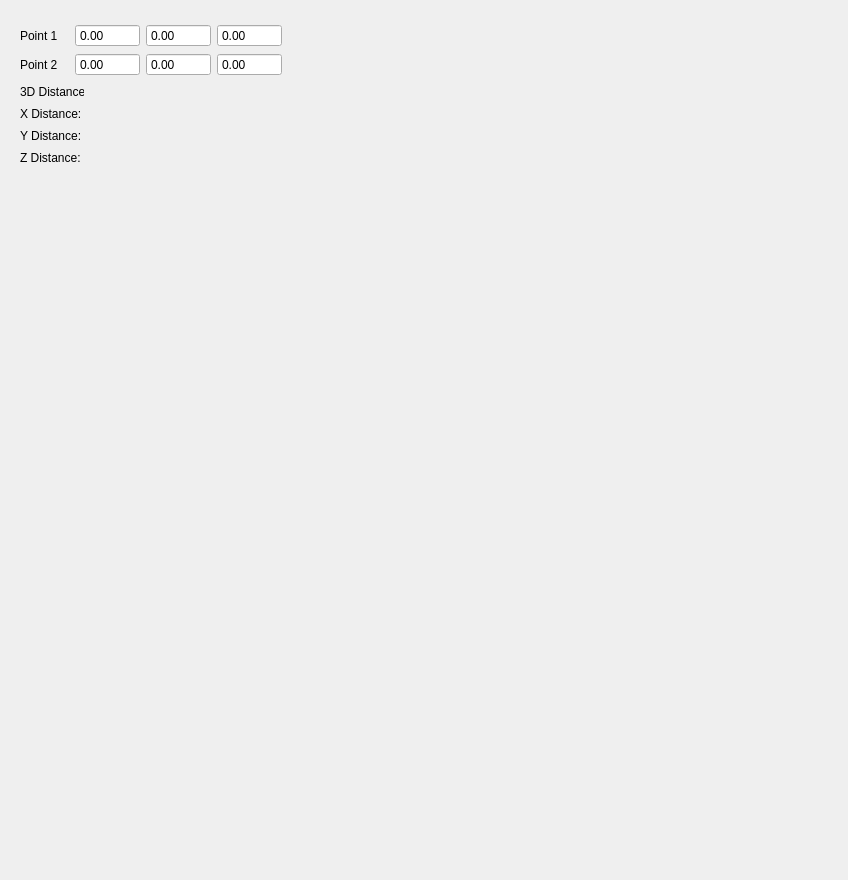
<ui version="4.0" >
 <class>Form</class>
 <widget class="QWidget" name="Form" >
  <property name="windowModality" >
   <enum>Qt::NonModal</enum>
  </property>
  <property name="geometry" >
   <rect>
    <x>0</x>
    <y>0</y>
    <width>848</width>
    <height>880</height>
   </rect>
  </property>
  <property name="windowTitle" >
   <string>Form</string>
  </property>
  <widget class="QWidget" name="" >
   <property name="geometry" >
    <rect>
     <x>20</x>
     <y>22</y>
     <width>262</width>
     <height>148</height>
    </rect>
   </property>
   <layout class="QGridLayout" >
    <item row="0" column="0" colspan="2" >
     <layout class="QGridLayout" >
      <item row="0" column="0" >
       <widget class="QLabel" name="label" >
        <property name="text" >
         <string>Point 1</string>
        </property>
       </widget>
      </item>
      <item row="0" column="1" >
       <widget class="QDoubleSpinBox" name="point1X" >
        <property name="wrapping" >
         <bool>false</bool>
        </property>
        <property name="frame" >
         <bool>true</bool>
        </property>
        <property name="buttonSymbols" >
         <enum>QAbstractSpinBox::NoButtons</enum>
        </property>
        <property name="minimum" >
         <double>-10000.000000000000000</double>
        </property>
        <property name="maximum" >
         <double>10000.000000000000000</double>
        </property>
        <property name="value" >
         <double>0.000000000000000</double>
        </property>
       </widget>
      </item>
      <item row="0" column="2" >
       <widget class="QDoubleSpinBox" name="point1Y" >
        <property name="wrapping" >
         <bool>false</bool>
        </property>
        <property name="frame" >
         <bool>true</bool>
        </property>
        <property name="buttonSymbols" >
         <enum>QAbstractSpinBox::NoButtons</enum>
        </property>
        <property name="minimum" >
         <double>-10000.000000000000000</double>
        </property>
        <property name="maximum" >
         <double>10000.000000000000000</double>
        </property>
        <property name="value" >
         <double>0.000000000000000</double>
        </property>
       </widget>
      </item>
      <item row="0" column="3" >
       <widget class="QDoubleSpinBox" name="point1Z" >
        <property name="wrapping" >
         <bool>false</bool>
        </property>
        <property name="frame" >
         <bool>true</bool>
        </property>
        <property name="buttonSymbols" >
         <enum>QAbstractSpinBox::NoButtons</enum>
        </property>
        <property name="minimum" >
         <double>-10000.000000000000000</double>
        </property>
        <property name="maximum" >
         <double>10000.000000000000000</double>
        </property>
        <property name="value" >
         <double>0.000000000000000</double>
        </property>
       </widget>
      </item>
      <item row="1" column="0" >
       <widget class="QLabel" name="label_2" >
        <property name="text" >
         <string>Point 2</string>
        </property>
       </widget>
      </item>
      <item row="1" column="1" >
       <widget class="QDoubleSpinBox" name="point2X" >
        <property name="wrapping" >
         <bool>false</bool>
        </property>
        <property name="frame" >
         <bool>true</bool>
        </property>
        <property name="buttonSymbols" >
         <enum>QAbstractSpinBox::NoButtons</enum>
        </property>
        <property name="minimum" >
         <double>-10000.000000000000000</double>
        </property>
        <property name="maximum" >
         <double>10000.000000000000000</double>
        </property>
        <property name="value" >
         <double>0.000000000000000</double>
        </property>
       </widget>
      </item>
      <item row="1" column="2" >
       <widget class="QDoubleSpinBox" name="point2Y" >
        <property name="wrapping" >
         <bool>false</bool>
        </property>
        <property name="frame" >
         <bool>true</bool>
        </property>
        <property name="buttonSymbols" >
         <enum>QAbstractSpinBox::NoButtons</enum>
        </property>
        <property name="minimum" >
         <double>-10000.000000000000000</double>
        </property>
        <property name="maximum" >
         <double>10000.000000000000000</double>
        </property>
        <property name="value" >
         <double>0.000000000000000</double>
        </property>
       </widget>
      </item>
      <item row="1" column="3" >
       <widget class="QDoubleSpinBox" name="point2Z" >
        <property name="wrapping" >
         <bool>false</bool>
        </property>
        <property name="frame" >
         <bool>true</bool>
        </property>
        <property name="buttonSymbols" >
         <enum>QAbstractSpinBox::NoButtons</enum>
        </property>
        <property name="minimum" >
         <double>-10000.000000000000000</double>
        </property>
        <property name="maximum" >
         <double>10000.000000000000000</double>
        </property>
        <property name="value" >
         <double>0.000000000000000</double>
        </property>
       </widget>
      </item>
     </layout>
    </item>
    <item row="1" column="0" >
     <layout class="QGridLayout" >
      <item row="0" column="0" >
       <layout class="QGridLayout" >
        <item row="0" column="0" >
         <widget class="QLabel" name="label_3" >
          <property name="sizePolicy" >
           <sizepolicy vsizetype="Fixed" hsizetype="Fixed" >
            <horstretch>0</horstretch>
            <verstretch>0</verstretch>
           </sizepolicy>
          </property>
          <property name="minimumSize" >
           <size>
            <width>64</width>
            <height>16</height>
           </size>
          </property>
          <property name="maximumSize" >
           <size>
            <width>64</width>
            <height>16</height>
           </size>
          </property>
          <property name="text" >
           <string>3D Distance: </string>
          </property>
         </widget>
        </item>
        <item row="0" column="1" >
         <widget class="QLabel" name="distance" >
          <property name="sizePolicy" >
           <sizepolicy vsizetype="Fixed" hsizetype="Fixed" >
            <horstretch>0</horstretch>
            <verstretch>0</verstretch>
           </sizepolicy>
          </property>
          <property name="minimumSize" >
           <size>
            <width>140</width>
            <height>16</height>
           </size>
          </property>
          <property name="maximumSize" >
           <size>
            <width>140</width>
            <height>16</height>
           </size>
          </property>
          <property name="text" >
           <string/>
          </property>
         </widget>
        </item>
       </layout>
      </item>
      <item row="1" column="0" >
       <layout class="QGridLayout" >
        <item row="0" column="0" >
         <widget class="QLabel" name="label_4" >
          <property name="sizePolicy" >
           <sizepolicy vsizetype="Fixed" hsizetype="Fixed" >
            <horstretch>0</horstretch>
            <verstretch>0</verstretch>
           </sizepolicy>
          </property>
          <property name="minimumSize" >
           <size>
            <width>64</width>
            <height>16</height>
           </size>
          </property>
          <property name="maximumSize" >
           <size>
            <width>64</width>
            <height>16</height>
           </size>
          </property>
          <property name="text" >
           <string>X Distance: </string>
          </property>
         </widget>
        </item>
        <item row="0" column="1" >
         <widget class="QLabel" name="xDistance" >
          <property name="sizePolicy" >
           <sizepolicy vsizetype="Fixed" hsizetype="Fixed" >
            <horstretch>0</horstretch>
            <verstretch>0</verstretch>
           </sizepolicy>
          </property>
          <property name="minimumSize" >
           <size>
            <width>140</width>
            <height>16</height>
           </size>
          </property>
          <property name="maximumSize" >
           <size>
            <width>140</width>
            <height>16</height>
           </size>
          </property>
          <property name="text" >
           <string/>
          </property>
         </widget>
        </item>
       </layout>
      </item>
      <item row="2" column="0" >
       <layout class="QGridLayout" >
        <item row="0" column="0" >
         <widget class="QLabel" name="label_6" >
          <property name="sizePolicy" >
           <sizepolicy vsizetype="Fixed" hsizetype="Fixed" >
            <horstretch>0</horstretch>
            <verstretch>0</verstretch>
           </sizepolicy>
          </property>
          <property name="minimumSize" >
           <size>
            <width>64</width>
            <height>16</height>
           </size>
          </property>
          <property name="maximumSize" >
           <size>
            <width>64</width>
            <height>16</height>
           </size>
          </property>
          <property name="text" >
           <string>Y Distance: </string>
          </property>
         </widget>
        </item>
        <item row="0" column="1" >
         <widget class="QLabel" name="yDistance" >
          <property name="sizePolicy" >
           <sizepolicy vsizetype="Fixed" hsizetype="Fixed" >
            <horstretch>0</horstretch>
            <verstretch>0</verstretch>
           </sizepolicy>
          </property>
          <property name="minimumSize" >
           <size>
            <width>140</width>
            <height>16</height>
           </size>
          </property>
          <property name="maximumSize" >
           <size>
            <width>140</width>
            <height>16</height>
           </size>
          </property>
          <property name="text" >
           <string/>
          </property>
         </widget>
        </item>
       </layout>
      </item>
      <item row="3" column="0" >
       <layout class="QGridLayout" >
        <item row="0" column="0" >
         <widget class="QLabel" name="label_5" >
          <property name="sizePolicy" >
           <sizepolicy vsizetype="Fixed" hsizetype="Fixed" >
            <horstretch>0</horstretch>
            <verstretch>0</verstretch>
           </sizepolicy>
          </property>
          <property name="minimumSize" >
           <size>
            <width>64</width>
            <height>16</height>
           </size>
          </property>
          <property name="maximumSize" >
           <size>
            <width>64</width>
            <height>16</height>
           </size>
          </property>
          <property name="text" >
           <string>Z Distance: </string>
          </property>
         </widget>
        </item>
        <item row="0" column="1" >
         <widget class="QLabel" name="zDistance" >
          <property name="sizePolicy" >
           <sizepolicy vsizetype="Fixed" hsizetype="Fixed" >
            <horstretch>0</horstretch>
            <verstretch>0</verstretch>
           </sizepolicy>
          </property>
          <property name="minimumSize" >
           <size>
            <width>140</width>
            <height>16</height>
           </size>
          </property>
          <property name="maximumSize" >
           <size>
            <width>140</width>
            <height>16</height>
           </size>
          </property>
          <property name="text" >
           <string/>
          </property>
         </widget>
        </item>
       </layout>
      </item>
     </layout>
    </item>
    <item row="1" column="1" >
     <spacer>
      <property name="orientation" >
       <enum>Qt::Horizontal</enum>
      </property>
      <property name="sizeHint" >
       <size>
        <width>40</width>
        <height>20</height>
       </size>
      </property>
     </spacer>
    </item>
   </layout>
  </widget>
 </widget>
 <resources/>
 <connections/>
</ui>
